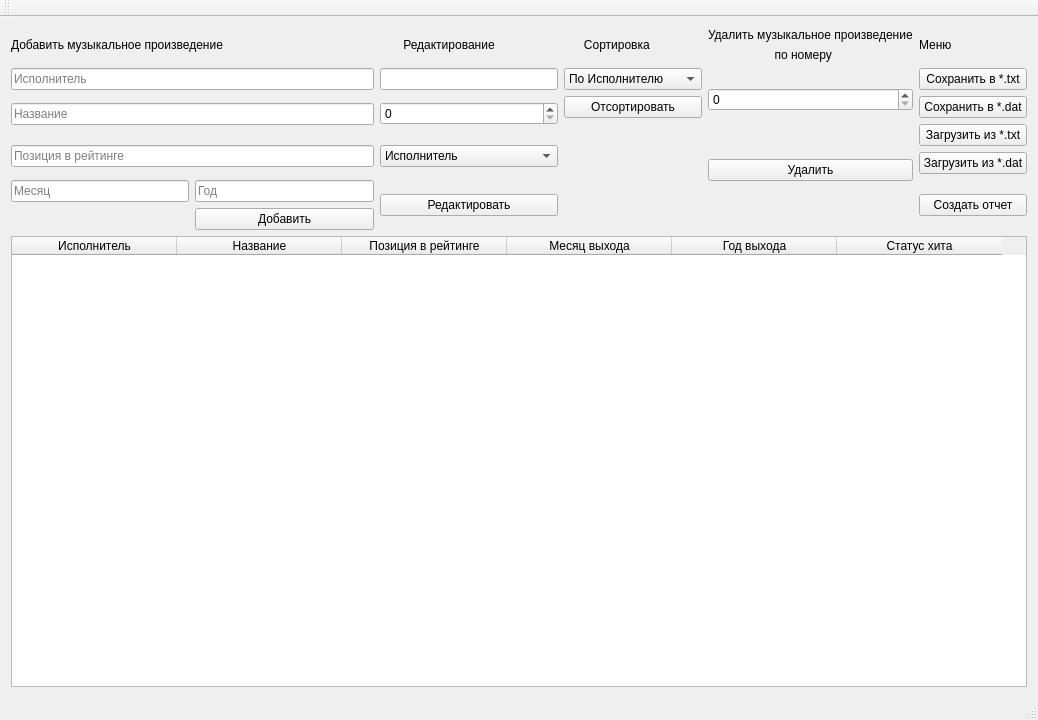
<?xml version="1.0" encoding="UTF-8"?>
<ui version="4.0">
 <class>MainWindow</class>
 <widget class="QMainWindow" name="MainWindow">
  <property name="geometry">
   <rect>
    <x>0</x>
    <y>0</y>
    <width>1038</width>
    <height>720</height>
   </rect>
  </property>
  <property name="windowTitle">
   <string>MainWindow</string>
  </property>
  <widget class="QWidget" name="centralWidget">
   <layout class="QGridLayout" name="gridLayout">
    <item row="3" column="3">
     <widget class="QPushButton" name="pushButton_9">
      <property name="text">
       <string>Отсортировать</string>
      </property>
     </widget>
    </item>
    <item row="2" column="5">
     <widget class="QPushButton" name="pushButton_3">
      <property name="text">
       <string>Сохранить в *.txt</string>
      </property>
     </widget>
    </item>
    <item row="5" column="0" rowspan="2" colspan="2">
     <widget class="QLineEdit" name="lineEdit_3">
      <property name="inputMask">
       <string/>
      </property>
      <property name="text">
       <string/>
      </property>
      <property name="frame">
       <bool>true</bool>
      </property>
      <property name="placeholderText">
       <string>Позиция в рейтинге</string>
      </property>
     </widget>
    </item>
    <item row="7" column="5" rowspan="2">
     <widget class="QPushButton" name="pushButton_7">
      <property name="text">
       <string>Создать отчет</string>
      </property>
     </widget>
    </item>
    <item row="2" column="3">
     <widget class="QComboBox" name="comboBox_2">
      <item>
       <property name="text">
        <string>По Исполнителю</string>
       </property>
      </item>
      <item>
       <property name="text">
        <string>По исполнителю(-)</string>
       </property>
      </item>
      <item>
       <property name="text">
        <string>По Названию</string>
       </property>
      </item>
      <item>
       <property name="text">
        <string>По Названию(-)</string>
       </property>
      </item>
      <item>
       <property name="text">
        <string>По позиции</string>
       </property>
      </item>
      <item>
       <property name="text">
        <string>По позиции(-)</string>
       </property>
      </item>
      <item>
       <property name="text">
        <string>По месяцу</string>
       </property>
      </item>
      <item>
       <property name="text">
        <string>По месяцу(-)</string>
       </property>
      </item>
      <item>
       <property name="text">
        <string>По году</string>
       </property>
      </item>
      <item>
       <property name="text">
        <string>По году(-)</string>
       </property>
      </item>
     </widget>
    </item>
    <item row="0" column="5" rowspan="2">
     <widget class="QLabel" name="label_3">
      <property name="text">
       <string>Меню</string>
      </property>
     </widget>
    </item>
    <item row="9" column="0" colspan="6">
     <widget class="QTableWidget" name="tableWidget">
      <property name="enabled">
       <bool>true</bool>
      </property>
      <property name="autoFillBackground">
       <bool>true</bool>
      </property>
      <property name="editTriggers">
       <set>QAbstractItemView::NoEditTriggers</set>
      </property>
      <property name="dragEnabled">
       <bool>false</bool>
      </property>
      <property name="sortingEnabled">
       <bool>false</bool>
      </property>
      <attribute name="horizontalHeaderCascadingSectionResizes">
       <bool>false</bool>
      </attribute>
      <attribute name="horizontalHeaderDefaultSectionSize">
       <number>165</number>
      </attribute>
      <attribute name="horizontalHeaderShowSortIndicator" stdset="0">
       <bool>false</bool>
      </attribute>
      <attribute name="horizontalHeaderStretchLastSection">
       <bool>false</bool>
      </attribute>
      <column>
       <property name="text">
        <string>Исполнитель</string>
       </property>
      </column>
      <column>
       <property name="text">
        <string>Название</string>
       </property>
      </column>
      <column>
       <property name="text">
        <string>Позиция в рейтинге</string>
       </property>
      </column>
      <column>
       <property name="text">
        <string>Месяц выхода</string>
       </property>
      </column>
      <column>
       <property name="text">
        <string>Год выхода</string>
       </property>
      </column>
      <column>
       <property name="text">
        <string>Статус хита</string>
       </property>
      </column>
     </widget>
    </item>
    <item row="0" column="4">
     <widget class="QLabel" name="label_2">
      <property name="text">
       <string>Удалить музыкальное произведение</string>
      </property>
     </widget>
    </item>
    <item row="6" column="5">
     <widget class="QPushButton" name="pushButton_6">
      <property name="text">
       <string>Загрузить из *.dat</string>
      </property>
     </widget>
    </item>
    <item row="3" column="5">
     <widget class="QPushButton" name="pushButton_5">
      <property name="text">
       <string>Сохранить в *.dat</string>
      </property>
     </widget>
    </item>
    <item row="1" column="4">
     <widget class="QLabel" name="label_4">
      <property name="text">
       <string>                    по номеру</string>
      </property>
     </widget>
    </item>
    <item row="5" column="4" rowspan="3">
     <widget class="QPushButton" name="pushButton_2">
      <property name="text">
       <string>Удалить</string>
      </property>
     </widget>
    </item>
    <item row="7" column="2" rowspan="2">
     <widget class="QPushButton" name="pushButton_8">
      <property name="text">
       <string>Редактировать</string>
      </property>
     </widget>
    </item>
    <item row="2" column="0" colspan="2">
     <widget class="QLineEdit" name="lineEdit">
      <property name="inputMask">
       <string/>
      </property>
      <property name="text">
       <string/>
      </property>
      <property name="placeholderText">
       <string>Исполнитель</string>
      </property>
     </widget>
    </item>
    <item row="5" column="2" rowspan="2">
     <widget class="QComboBox" name="comboBox">
      <item>
       <property name="text">
        <string>Исполнитель</string>
       </property>
      </item>
      <item>
       <property name="text">
        <string>Название</string>
       </property>
      </item>
      <item>
       <property name="text">
        <string>Позиция</string>
       </property>
      </item>
      <item>
       <property name="text">
        <string>Месяц</string>
       </property>
      </item>
      <item>
       <property name="text">
        <string>Год</string>
       </property>
      </item>
     </widget>
    </item>
    <item row="0" column="2" rowspan="2">
     <widget class="QLabel" name="label_7">
      <property name="text">
       <string>       Редактирование   </string>
      </property>
     </widget>
    </item>
    <item row="3" column="2" rowspan="2">
     <widget class="QSpinBox" name="spinBox_2"/>
    </item>
    <item row="0" column="3" rowspan="2">
     <widget class="QLabel" name="label_5">
      <property name="text">
       <string>      Сортировка</string>
      </property>
     </widget>
    </item>
    <item row="4" column="5" rowspan="2">
     <widget class="QPushButton" name="pushButton_4">
      <property name="text">
       <string>Загрузить из *.txt</string>
      </property>
     </widget>
    </item>
    <item row="7" column="1">
     <widget class="QLineEdit" name="lineEdit_5">
      <property name="placeholderText">
       <string>Год</string>
      </property>
     </widget>
    </item>
    <item row="8" column="1">
     <widget class="QPushButton" name="pushButton">
      <property name="text">
       <string>Добавить</string>
      </property>
     </widget>
    </item>
    <item row="7" column="0">
     <widget class="QLineEdit" name="lineEdit_4">
      <property name="placeholderText">
       <string>Месяц</string>
      </property>
     </widget>
    </item>
    <item row="2" column="2">
     <widget class="QLineEdit" name="lineEdit_6"/>
    </item>
    <item row="0" column="0" rowspan="2" colspan="2">
     <widget class="QLabel" name="label">
      <property name="text">
       <string>Добавить музыкальное произведение</string>
      </property>
     </widget>
    </item>
    <item row="3" column="0" rowspan="2" colspan="2">
     <widget class="QLineEdit" name="lineEdit_2">
      <property name="inputMask">
       <string/>
      </property>
      <property name="text">
       <string/>
      </property>
      <property name="placeholderText">
       <string>Название</string>
      </property>
     </widget>
    </item>
    <item row="2" column="4" rowspan="3">
     <widget class="QSpinBox" name="spinBox"/>
    </item>
   </layout>
  </widget>
  <widget class="QMenuBar" name="menuBar">
   <property name="geometry">
    <rect>
     <x>0</x>
     <y>0</y>
     <width>1038</width>
     <height>25</height>
    </rect>
   </property>
  </widget>
  <widget class="QToolBar" name="mainToolBar">
   <attribute name="toolBarArea">
    <enum>TopToolBarArea</enum>
   </attribute>
   <attribute name="toolBarBreak">
    <bool>false</bool>
   </attribute>
  </widget>
  <widget class="QStatusBar" name="statusBar"/>
 </widget>
 <layoutdefault spacing="6" margin="11"/>
 <resources/>
 <connections/>
</ui>
